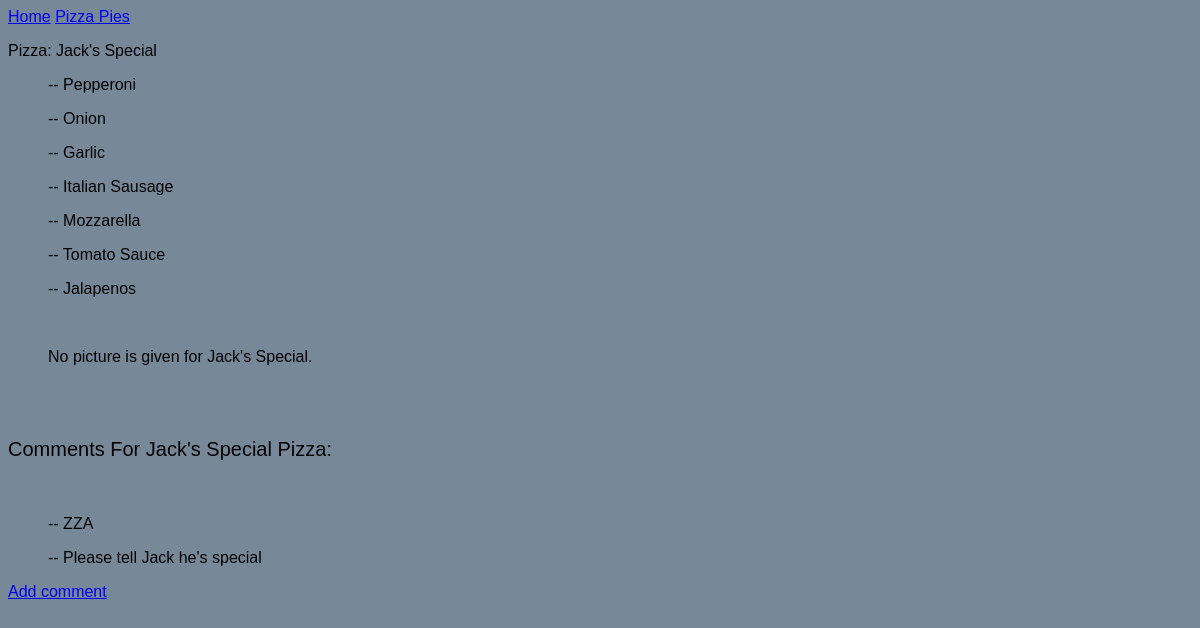
The page /pizzas/2/ on the database as committed earlier.
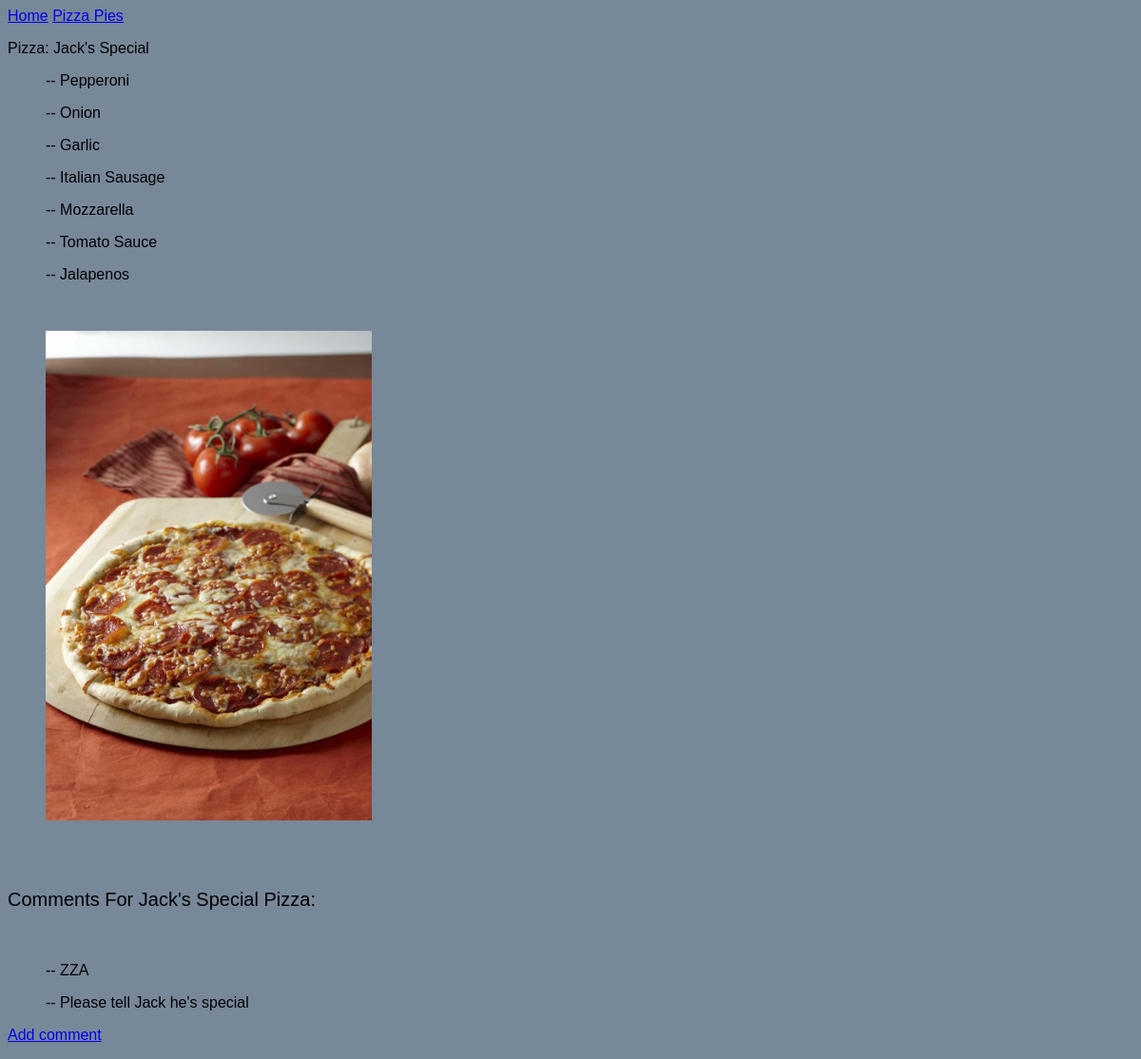
The same page on the database as committed later.
### MainApp/models.py (models this page shows, shortened)
class Pizza(models.Model):
    pizza_name = models.CharField(max_length=50)
    date_added = models.DateTimeField(auto_now_add=True)
    def __str__(self):
        return self.pizza_name

class Topping(models.Model):
    pizza = models.ForeignKey(Pizza, on_delete=models.CASCADE)
    topping_name = models.CharField(max_length=50)

class Comment(models.Model):
    pizza = models.ForeignKey(Pizza, on_delete=models.CASCADE)
    text = models.TextField(max_length=200)

class Image(models.Model):
    pizza = models.ForeignKey(Pizza, on_delete=models.CASCADE)
    image = models.ImageField(upload_to='images/')

### MainApp/views.py (the view)
# urls.py: path('pizzas/<int:pizza_id>/',views.pizza,name='pizza'),
def pizza(request, pizza_id):
    p = Pizza.objects.get(id=pizza_id)
    toppings = Topping.objects.filter(pizza=p)
    addcomment = Comment.objects.filter(pizza=pizza_id)
    image = Image.objects.filter(pizza=pizza_id)
    context = {'pizza':p, 'toppings':toppings, 'addcomment':addcomment, 'image':image}
    return render(request, 'MainApp/pizza.html', context)

### MainApp/templates/MainApp/pizza.html
{% extends "MainApp/base.html" %}
{% load static %}
{% block content %}
<link rel="stylesheet" href="{% static 'newpformat.css' %}">
<p>Pizza: {{ pizza }} </p>
<form method="POST">
    <ul>
        {% for t in toppings %}
        <p>-- {{ t.topping_name}} </p>
        {% endfor %}
    <br>
    </ul>
    <ul>
        {% for i in image %}
        <div class="col-md-4">
            <img src="{{ i.image.url }}" class="img-responsive" style="width: 30%; margin-right: 5px;" />
        </div>
        {% empty %}
        <p>No picture is given for {{pizza}}.</p>
        {% endfor %}
    </ul>
    <br><br>
    <p style= "font-size:20px">Comments For {{pizza}} Pizza:</p>
    <br>
    <ul>
        {% for c in addcomment %}
        <p>-- {{ c.text }} </p>
        {% empty %}
        <p> There are no comments for this pizza.</p>
        {% endfor %}
    </ul>
    <p><a href="{% url 'MainApp:comment' pizza.id %}">Add comment</a></p>
</form>
{% endblock content %}

### MainApp/templates/MainApp/base.html
<p>
    <a href="{% url 'MainApp:index' %}">Home</a>
    <a href="{% url 'MainApp:pizzas' %}">Pizza Pies</a>
</p>
{% block content %}
{% endblock content %}

Rows that differ between the two databases and show on the page:
shown differently, row unchanged: Pizza "Jack's Special": pizza_name "Jack's Special" → (not shown)
added Image: image (picture)
Other text that changed with them:
text no longer shown: "No picture is given for ."
